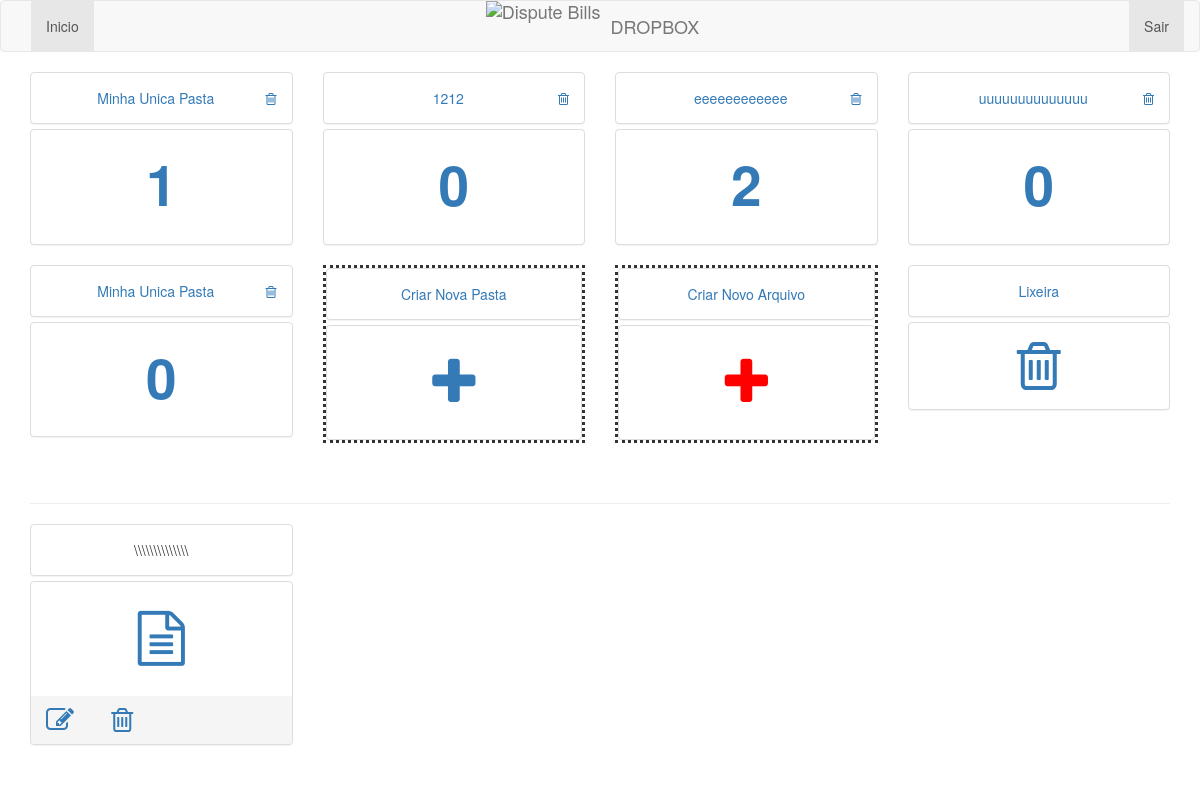
The app's page /app (signed in) with its own data.
### app/models.py (models this page shows)
class Pasta(models.Model):
    titulo = models.CharField(max_length=100)
    desc = models.CharField(max_length=100, blank=True, null=True)
    status = models.BooleanField(default=True)
    criado_em = models.DateTimeField(auto_now_add=True)
    editado_em = models.DateTimeField(auto_now=True)

class Arquivo(models.Model):
    nome = models.CharField(max_length=100)
    arquivo = models.FileField()
    pasta = models.ForeignKey(Pasta, blank=True, null=True)
    tipo = models.CharField(max_length=50, choices=TIPOS)
    status = models.BooleanField(default=True)
    criado_em = models.DateTimeField(auto_now_add=True)
    editado_em = models.DateTimeField(auto_now=True)

### app/views.py (the view)
# urls.py: url(r'^app', views.app, name='app'),
def app(request):
    usuario = Usuario.objects.get(email=request.session['email'])
    return render_to_response('app.html', {'usuario': usuario}, context_instance=RequestContext(request))

### app/templates/app.html
{% extends 'base.html' %}
{% block content %}
<div class='row'>
    {% for pasta in usuario.pastas.all %}
        {% if pasta.status %}
            <div class='col-xs-6 col-sm-4 col-md-3'>
                <div class="panel-group">
                  <div class="panel panel-default">
                    <div class="panel-body text-center">
                      <a href='/pasta/{{ pasta.id }}'>{{ pasta.titulo }}</a>
                        <a href='/remove-pasta/{{ pasta.id }}' class='pull-right'><span class='fa fa-1x fa-trash-o'></span></a>
                    </div>
                  </div>
                  <div class="panel panel-default">
                    <div class="panel-body text-center">
                        <label style='font-size:55px;'><a href='/pasta/{{ pasta.id }}'>{{ pasta.arquivo_set.all|length }}</a></label>
                    </div>
                  </div>
                </div>
            </div>
        {% endif %}
    {% endfor %}
        <div class='col-xs-6 col-sm-4 col-md-3'>
            <div class="panel-group" style='border-style: dotted;'>
              <div class="panel panel-default">
                <div class="panel-body text-center"><a href='/nova-pasta'>Criar Nova Pasta</a></div>
              </div>
              <div class="panel panel-default">
                <div class="panel-body text-center">
                    <label style='font-size:55px;'><a href='/nova-pasta'><span class='fa fa-1x fa-plus'></span></a></label>
                </div>
              </div>
            </div>
        </div>
        <div class='col-xs-6 col-sm-4 col-md-3'>
            <div class="panel-group" style='border-style: dotted;'>
              <div class="panel panel-default">
                <div class="panel-body text-center"><a href='/novo-arquivo'>Criar Novo Arquivo</a></div>
              </div>
              <div class="panel panel-default">
                <div class="panel-body text-center">
                    <label style='font-size:55px;'><a href='/novo-arquivo'><span class='fa fa-1x fa-plus' style='color: red;'></span></a></label>
                </div>
              </div>
            </div>
        </div>
        <div class='col-xs-6 col-sm-4 col-md-3'>
            <div class="panel-group">
              <div class="panel panel-default">
                <div class="panel-body text-center"><a href='/lixeira/{{ pasta.id }}'>Lixeira</a></div>
              </div>
              <div class="panel panel-default">
                <div class="panel-body text-center">
                    <a href='/lixeira'><span class='fa fa-4x fa-trash-o'></span></a>
                </div>
              </div>
            </div>
        </div>
</div>
<br/>
<hr/>
<div class='row'>
    {% for arq in usuario.arquivos.all %}
        {% if not arq.pasta and arq.status %}
            <div class='col-xs-6 col-sm-4 col-md-3'>
                <div class="panel-group">
                  <div class="panel panel-default">
                    <div class="panel-body text-center">{{ arq.nome }}</div>
                  </div>
                  <div class="panel panel-default">
                    <div class="panel-body text-center">
                        <label style='font-size:55px;'><a href='/edit-arquivo/{{ arq.id }}'><span class='fa fa-1x fa-file-text-o'></span></a></label>
                    </div>
                    <div class="panel-footer">
                        <div class='row'>
                            <div class='col-xs-3'>
                                <a href='/edit-arquivo/{{ arq.id }}'><span class='fa fa-2x fa-edit'></span></a>
                            </div>
                            <div class='col-xs-3'>
                                <a href='/remove-arquivo/{{ arq.id }}'><span class='fa fa-2x fa-trash-o'></span></a>
                            </div>
                        </div>
                    </div>
                  </div>
                  </div>
                </div>
            </div>
        {% endif %}
    {% endfor %}
</div>
{% endblock %}

### records on screen
Pasta: titulo "Minha Unica Pasta", arquivo_set.all|length "1"
Pasta: titulo "1212", arquivo_set.all|length "0"
Pasta: titulo "eeeeeeeeeeee", arquivo_set.all|length "2"
Pasta: titulo "uuuuuuuuuuuuuu", arquivo_set.all|length "0"
Pasta: titulo "Minha Unica Pasta", arquivo_set.all|length "0"
Arquivo: nome "\\\\\\\\\\\\\\\\\\\\\\\\\\\\"
